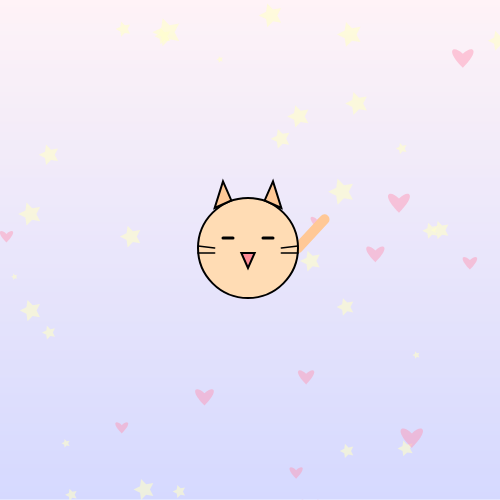
Frame 1 (no input)
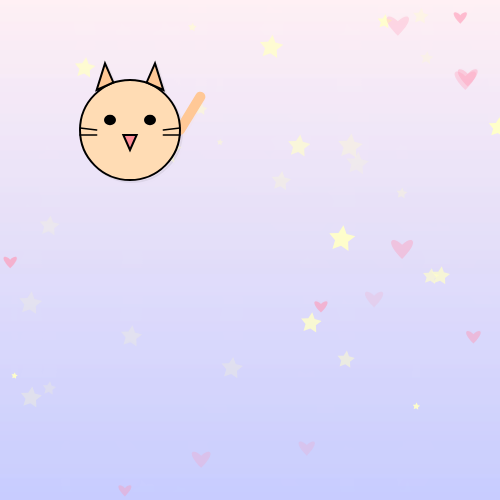
Frame 60 (no input)
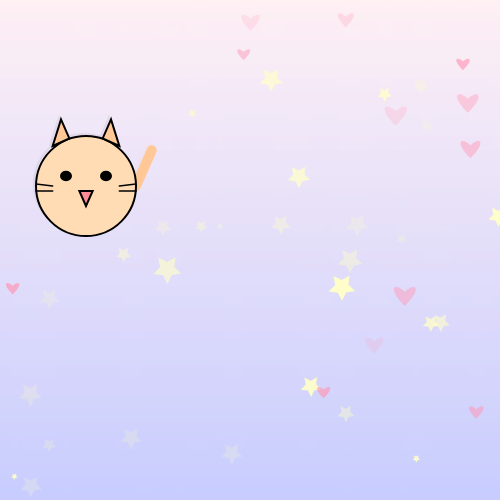
Frame 120 (the mouse pressed at the canvas centre since frame 60)

The p5.js sketch that drew these frames (run headless with seeded random() and noise() and a simulated clock; from frame 60 on, the mouse is pressed at the canvas centre):

// p5.js sketch
// ── sketch.js
let catX;
let catY;
let catSpeedX;
let catSpeedY;
let catSize;
let catTailAngle;
let stars = [];
let numStars;
let hearts = [];
let numHearts;
let time;
let blinkTimer;
let catBlink;

function setup() {
    createCanvas(500, 500);
    
    // In Cat
    catX = 250;
    catY = 250;
    catSpeedX = -2;
    catSpeedY = -2;
    catSize = 100;
    catTailAngle = 0;
    catBlink = false;
    
    // In Stars
    numStars = 30;
    for (let i = 0; i < numStars; i++) {
        stars.push({
            x: random(width),
            y: random(height),
            size: random(3, 15),
            speed: random(0.5, 2),
            opacity:150
      
        });
    }
    
    // In Hearts
    numHearts = 12;
    for (let i = 0; i < numHearts; i++) {
        hearts.push({
            x: random(width),
            y: random(height),
            size: random(10, 20),
            speed: random(0.3, 1.5),
            wobble: random(PI,2* PI),
            opacity:120

        });
    }
    
    time = 0;
    blinkTimer = 0;
}

function draw() {
  
    drawGradientBackground();
    updateStars();
    updateHearts();
    time += 0.05;
    blinkTimer++;
    
    // Blinking
    if (blinkTimer % 100<8){
        catBlink = true;
    } else{
        catBlink = false;
    }

  
    catX += catSpeedX;
    catY += catSpeedY;
    
    //Bounce
    if (catX > width - catSize/2 || catX < catSize/2) {
        catSpeedX *= -1;
    }
    if (catY > height - catSize || catY < catSize) {
        catSpeedY *= -1;
    }
    
    catTailAngle = sin(time * 2) * 30;
    drawCat(catX, catY, catSize, catTailAngle, catBlink);
}

function drawGradientBackground() {
    for (let i = 0; i < height; i++) {
        let inter = map(i, 0, height, 0, 1);
        let c = lerpColor(color(255, 240, 245), color(200, 205, 255), inter);
        stroke(c);
        line(0, i, width, i);
    }
}

function updateStars() {
    for (let star of stars) {
        // Draw star
        fill(255, 255, 200, star.opacity);
        noStroke();
        push();
        translate(star.x, star.y);
        rotate(time);
        drawStar(0, 0, star.size);
        pop();
        
        // Stars mo0vement
        star.y += star.speed;
        star.opacity = 150 + sin(time * 2 + star.x) * 100;
        if (star.y > height) {
            star.y = 0;
            star.x = random(width);
        }
    }
}

function drawStar(x, y, size) {
    beginShape();
    for (let i = 0; i < 5; i++) {
        let angle = 2 * PI / 5 * i - PI;
        let sx = x + cos(angle) * size;
        let sy = y + sin(angle) * size;
        vertex(sx, sy);
        angle += 2 * PI / 10;
        sx = x + cos(angle) * size * 0.5;
        sy = y + sin(angle) * size * 0.5;
        vertex(sx, sy);
    }
    endShape(CLOSE);
}

function updateHearts() {
    for (let heart of hearts) {
        fill(255, 150, 180, heart.opacity);
        noStroke();
        push();
        translate(heart.x + sin(time * 2 + heart.wobble) * 10, heart.y);
        drawHeart(0, 0, heart.size);
        pop();
        
        // Hearts movement
        heart.y += heart.speed;
        heart.opacity = 120 + sin(time * 2 + heart.wobble) * 80;
        if (heart.y > height) {
            heart.y = 0;
            heart.x = random(width);
        }
    }
}

function drawHeart(x, y, size) {
    beginShape();
    vertex(x, y + size/4);
    bezierVertex(x - size/2, y - size/4, x - size, y, x, y + size);
    bezierVertex(x + size, y, x + size/2, y - size/4, x, y + size/4);
    endShape(CLOSE);
}

function drawCat(x, y, size, tailAngle, blink) {
    // Tail
    stroke(255, 200, 150);
    strokeWeight(10);
    noFill(0);
    
    push();
    translate(x + size/2, y);
    rotate(radians(tailAngle));
    line(0, 0, 25, -30);
    pop();
    
    // Body
    fill(255, 220, 180);
    stroke(0);
    strokeWeight(2);
    ellipse(x, y, size, size);
    
    // Ears
    fill(255, 200, 150);
    triangle(x - size/3, y - size/2.5, x - size/6, y - size/2.1, x - size/4, y - size/1.5);
    triangle(x + size/3, y - size/2.5, x + size/6, y - size/2.1, x + size/4, y - size/1.5);
    
    // Eyes
    fill(0);
    if (!blink) {
        ellipse(x - size/5, y - size/10, size/10, size/12);
        ellipse(x + size/5, y - size/10, size/10, size/12);
    } else {
        strokeWeight(3);
        line(x - size/5 - 5, y - size/10, x - size/5 + 5, y - size/10);
        line(x + size/5 - 5, y - size/10, x + size/5 + 5, y - size/10);
        strokeWeight(2);
    }
    
    // Nose
    fill(255, 140, 150);
    triangle(x, y + size/5, x - size/15, y + size/20, x + size/15, y + size/20);
    
    // Usiki
    stroke(0);
    strokeWeight(1.5);
    line(x - size/2, y-2, x - size/3, y);
    line(x - size/2, y + 5, x - size/3, y + 5);
    line(x + size/2, y-2, x + size/3, y);
    line(x + size/2, y + 5, x + size/3, y + 5);
}
